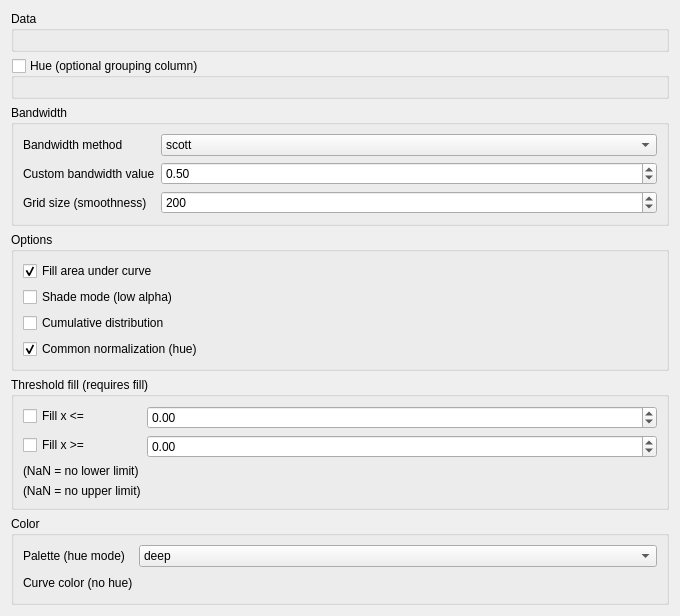
<?xml version="1.0" encoding="UTF-8"?>
<ui version="4.0">
 <class>DAChartAddStatsKdeplot1dWidget</class>
 <widget class="QWidget" name="DAChartAddStatsKdeplot1dWidget">
  <property name="geometry">
   <rect>
    <x>0</x>
    <y>0</y>
    <width>680</width>
    <height>600</height>
   </rect>
  </property>
  <property name="windowTitle">
   <string>Stats KDE 1D Settings</string>
  </property>
  <layout class="QVBoxLayout" name="verticalLayoutMain">
   <item>
    <widget class="QGroupBox" name="groupBoxData">
     <property name="title">
      <string>Data</string>
     </property>
     <property name="flat">
      <bool>true</bool>
     </property>
     <layout class="QVBoxLayout" name="verticalLayoutData">
      <item>
       <widget class="DA::DAChartSeriesSelectWidget" name="selectWidgetData"/>
      </item>
     </layout>
    </widget>
   </item>
   <item>
    <widget class="QGroupBox" name="groupBoxHue">
     <property name="title">
      <string>Hue (optional grouping column)</string>
     </property>
     <property name="flat">
      <bool>true</bool>
     </property>
     <property name="checkable">
      <bool>true</bool>
     </property>
     <property name="checked">
      <bool>false</bool>
     </property>
     <layout class="QVBoxLayout" name="verticalLayoutHue">
      <item>
       <widget class="DA::DAChartSeriesSelectWidget" name="selectWidgetHue"/>
      </item>
     </layout>
    </widget>
   </item>
   <item>
    <widget class="QGroupBox" name="groupBoxBw">
     <property name="title">
      <string>Bandwidth</string>
     </property>
     <property name="flat">
      <bool>true</bool>
     </property>
     <layout class="QFormLayout" name="formLayoutBw">
      <item row="0" column="0">
       <widget class="QLabel" name="labelBwMethod">
        <property name="text">
         <string>Bandwidth method</string>
        </property>
       </widget>
      </item>
      <item row="0" column="1">
       <widget class="QComboBox" name="comboBoxBwMethod">
        <item>
         <property name="text">
          <string>scott</string>
         </property>
        </item>
        <item>
         <property name="text">
          <string>silverman</string>
         </property>
        </item>
        <item>
         <property name="text">
          <string>custom</string>
         </property>
        </item>
       </widget>
      </item>
      <item row="1" column="0">
       <widget class="QLabel" name="labelBwValue">
        <property name="text">
         <string>Custom bandwidth value</string>
        </property>
       </widget>
      </item>
      <item row="1" column="1">
       <widget class="QDoubleSpinBox" name="doubleSpinBoxBwValue">
        <property name="minimum">
         <double>0.010000000000000</double>
        </property>
        <property name="maximum">
         <double>10.000000000000000</double>
        </property>
        <property name="singleStep">
         <double>0.100000000000000</double>
        </property>
        <property name="value">
         <double>0.500000000000000</double>
        </property>
       </widget>
      </item>
      <item row="2" column="0">
       <widget class="QLabel" name="labelGridSize">
        <property name="text">
         <string>Grid size (smoothness)</string>
        </property>
       </widget>
      </item>
      <item row="2" column="1">
       <widget class="QSpinBox" name="spinBoxGridSize">
        <property name="minimum">
         <number>10</number>
        </property>
        <property name="maximum">
         <number>10000</number>
        </property>
        <property name="value">
         <number>200</number>
        </property>
       </widget>
      </item>
     </layout>
    </widget>
   </item>
   <item>
    <widget class="QGroupBox" name="groupBoxOptions">
     <property name="title">
      <string>Options</string>
     </property>
     <property name="flat">
      <bool>true</bool>
     </property>
     <layout class="QFormLayout" name="formLayoutOptions">
      <item row="0" column="0">
       <widget class="QCheckBox" name="checkBoxFill">
        <property name="text">
         <string>Fill area under curve</string>
        </property>
        <property name="checked">
         <bool>true</bool>
        </property>
       </widget>
      </item>
      <item row="1" column="0">
       <widget class="QCheckBox" name="checkBoxShade">
        <property name="text">
         <string>Shade mode (low alpha)</string>
        </property>
       </widget>
      </item>
      <item row="2" column="0">
       <widget class="QCheckBox" name="checkBoxCumulative">
        <property name="text">
         <string>Cumulative distribution</string>
        </property>
       </widget>
      </item>
      <item row="3" column="0">
       <widget class="QCheckBox" name="checkBoxCommonNorm">
        <property name="text">
         <string>Common normalization (hue)</string>
        </property>
        <property name="checked">
         <bool>true</bool>
        </property>
       </widget>
      </item>
     </layout>
    </widget>
   </item>
   <item>
    <widget class="QGroupBox" name="groupBoxThreshold">
     <property name="title">
      <string>Threshold fill (requires fill)</string>
     </property>
     <property name="flat">
      <bool>true</bool>
     </property>
     <layout class="QFormLayout" name="formLayoutThreshold">
      <item row="0" column="0">
       <widget class="QCheckBox" name="checkBoxBelow">
        <property name="text">
         <string>Fill x &lt;=</string>
        </property>
       </widget>
      </item>
      <item row="0" column="1">
       <widget class="QDoubleSpinBox" name="doubleSpinBoxBelow">
        <property name="minimum">
         <double>-1000000.000000000000000</double>
        </property>
        <property name="maximum">
         <double>1000000.000000000000000</double>
        </property>
        <property name="singleStep">
         <double>0.100000000000000</double>
        </property>
        <property name="value">
         <double>0.000000000000000</double>
        </property>
       </widget>
      </item>
      <item row="1" column="0">
       <widget class="QCheckBox" name="checkBoxAbove">
        <property name="text">
         <string>Fill x &gt;=</string>
        </property>
       </widget>
      </item>
      <item row="1" column="1">
       <widget class="QDoubleSpinBox" name="doubleSpinBoxAbove">
        <property name="minimum">
         <double>-1000000.000000000000000</double>
        </property>
        <property name="maximum">
         <double>1000000.000000000000000</double>
        </property>
        <property name="singleStep">
         <double>0.100000000000000</double>
        </property>
        <property name="value">
         <double>0.000000000000000</double>
        </property>
       </widget>
      </item>
      <item row="2" column="0">
       <widget class="QLabel" name="labelBelow">
        <property name="text">
         <string>(NaN = no lower limit)</string>
        </property>
       </widget>
      </item>
      <item row="3" column="0">
       <widget class="QLabel" name="labelAbove">
        <property name="text">
         <string>(NaN = no upper limit)</string>
        </property>
       </widget>
      </item>
     </layout>
    </widget>
   </item>
   <item>
    <widget class="QGroupBox" name="groupBoxColor">
     <property name="title">
      <string>Color</string>
     </property>
     <property name="flat">
      <bool>true</bool>
     </property>
     <layout class="QFormLayout" name="formLayoutColor">
      <item row="0" column="0">
       <widget class="QLabel" name="labelPalette">
        <property name="text">
         <string>Palette (hue mode)</string>
        </property>
       </widget>
      </item>
      <item row="0" column="1">
       <widget class="QComboBox" name="comboBoxPalette">
        <item>
         <property name="text">
          <string>deep</string>
         </property>
        </item>
        <item>
         <property name="text">
          <string>muted</string>
         </property>
        </item>
        <item>
         <property name="text">
          <string>pastel</string>
         </property>
        </item>
        <item>
         <property name="text">
          <string>bright</string>
         </property>
        </item>
        <item>
         <property name="text">
          <string>dark</string>
         </property>
        </item>
        <item>
         <property name="text">
          <string>colorblind</string>
         </property>
        </item>
       </widget>
      </item>
      <item row="1" column="0">
       <widget class="QLabel" name="labelColor">
        <property name="text">
         <string>Curve color (no hue)</string>
        </property>
       </widget>
      </item>
      <item row="1" column="1">
       <widget class="DA::DAColorPickerButton" name="colorButton">
        <property name="minimumSize">
         <size>
          <width>40</width>
          <height>20</height>
         </size>
        </property>
        <property name="text">
         <string/>
        </property>
        <property name="autoRaise">
         <bool>true</bool>
        </property>
       </widget>
      </item>
     </layout>
    </widget>
   </item>
   <item>
    <spacer name="verticalSpacer">
     <property name="orientation">
      <enum>Qt::Vertical</enum>
     </property>
     <property name="sizeHint" stdset="0">
      <size>
       <width>20</width>
       <height>40</height>
      </size>
     </property>
    </spacer>
   </item>
  </layout>
 </widget>
 <customwidgets>
  <customwidget>
   <class>DA::DAChartSeriesSelectWidget</class>
   <extends>QWidget</extends>
   <header>DAChartSeriesSelectWidget.h</header>
  </customwidget>
  <customwidget>
   <class>DA::DAColorPickerButton</class>
   <extends>QToolButton</extends>
   <header>DAColorPickerButton.h</header>
  </customwidget>
 </customwidgets>
 <resources/>
 <connections/>
</ui>
